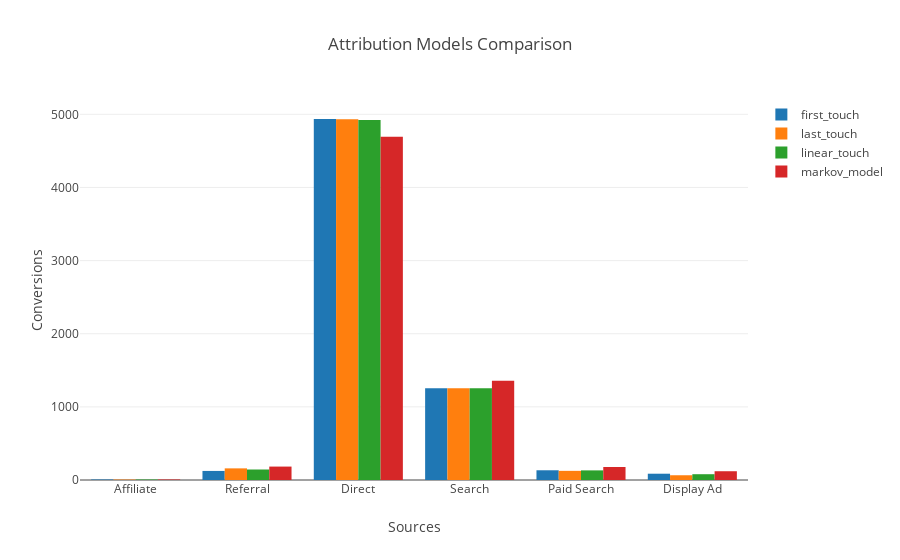

Notebook code for this chart:
### Code cell
import plotly.io as pio

# Visualize results
R=pd.merge(H,M,on="channel_name",how="inner")
R1=R[["channel_name","first_touch_conversions","last_touch_conversions",\
"linear_touch_conversions","total_conversions"]]
R1.columns=["channel_name","first_touch","last_touch","linear_touch","markov_model"]

R1=pd.melt(R1, id_vars="channel_name")

result = [dict(
    type = "histogram", 
    histfunc="sum",
    x = R1.channel_name, 
    y = R1.value,
    # Round summed values to integers using a custom text template
    hovertemplate="<b>%{x}</b><br>Conversions: <b>%{y:,.0f}</b><extra></extra>",
    transforms = [dict(type = "groupby", groups = R1.variable,)],
)]

# Create layout with axis labels and title
layout = dict(
    title="Attribution Models Comparison",
    xaxis=dict(title="Sources"),
    yaxis=dict(
        title="Conversions"),
    barmode='group'  # This groups the bars side by side for better comparison
)

fig = dict({"data":result, "layout":layout}) 
pio.show(fig,validate=False)

# Table for Value/Conversion ratio
for col in R.columns:
    if "_value" in col:
        base_name = col.replace("_value", "")
        rate_col = base_name + "_rate"

        if base_name == 'total_conversion':
            R[rate_col] = R[col] / R[base_name + "s"]
            continue
        R[rate_col] = R[col] / R[base_name + "_conversions"]

# Display the resulting DataFrame
R[["channel_name"] + [col for col in R.columns if "_rate" in col]].sort_values(by = "total_conversion_rate", ascending = False)

### Figure 1 — Plotly figure (JSON) as saved in the notebook; plotly's stock layout.template omitted (floating-point values rounded to 4 significant figures)
{"data": [{"histfunc": "sum", "hovertemplate": "<b>%{x}</b><br>Conversions: <b>%{y:,.0f}</b><extra></extra>", "transforms": [{"groups": ["first_touch", "first_touch", "first_touch", "first_touch", "first_touch", "first_touch", "last_touch", "last_touch", "last_touch", "last_touch", "last_touch", "last_touch", "linear_touch", "linear_touch", "linear_touch", "linear_touch", "linear_touch", "linear_touch", "markov_model", "markov_model", "markov_model", "markov_model", "markov_model", "markov_model"], "type": "groupby"}], "type": "histogram", "x": ["Affiliate", "Referral", "Direct", "Search", "Paid Search", "Display Ad", "Affiliate", "Referral", "Direct", "Search", "Paid Search", "Display Ad", "Affiliate", "Referral", "Direct", "Search", "Paid Search", "Display Ad", "Affiliate", "Referral", "Direct", "Search", "Paid Search", "Display Ad"], "y": [7, 124, 4936, 1253, 133, 86, 6, 159, 4931, 1253, 125, 65, 6.667, 143.5, 4923.0, 1255.0, 131.5, 79.17, 7.128, 183.5, 4692.0, 1358.0, 178.2, 120.0]}], "layout": {"barmode": "group", "title": "Attribution Models Comparison", "xaxis": {"title": "Sources"}, "yaxis": {"title": "Conversions"}}}
